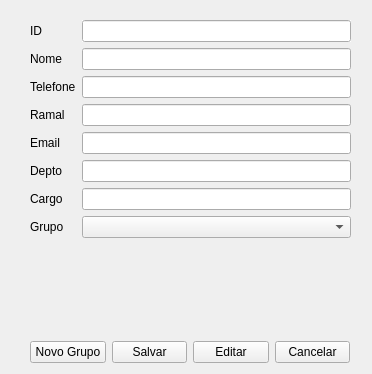
<?xml version="1.0" encoding="UTF-8"?>
<ui version="4.0">
 <class>Cadastropessoa</class>
 <widget class="QWidget" name="Cadastropessoa">
  <property name="geometry">
   <rect>
    <x>0</x>
    <y>0</y>
    <width>372</width>
    <height>374</height>
   </rect>
  </property>
  <property name="windowTitle">
   <string>Form</string>
  </property>
  <property name="autoFillBackground">
   <bool>true</bool>
  </property>
  <widget class="QWidget" name="layoutWidget">
   <property name="geometry">
    <rect>
     <x>30</x>
     <y>20</y>
     <width>321</width>
     <height>241</height>
    </rect>
   </property>
   <layout class="QFormLayout" name="formLayout">
    <item row="0" column="0">
     <widget class="QLabel" name="label">
      <property name="text">
       <string>ID</string>
      </property>
     </widget>
    </item>
    <item row="2" column="1">
     <widget class="QLineEdit" name="lineEdit_2"/>
    </item>
    <item row="4" column="1">
     <widget class="QLineEdit" name="lineEdit_3"/>
    </item>
    <item row="5" column="1">
     <widget class="QLineEdit" name="lineEdit_5"/>
    </item>
    <item row="7" column="1">
     <widget class="QLineEdit" name="lineEdit_4"/>
    </item>
    <item row="9" column="1">
     <widget class="QLineEdit" name="lineEdit_6"/>
    </item>
    <item row="10" column="1">
     <widget class="QLineEdit" name="lineEdit_7"/>
    </item>
    <item row="11" column="1">
     <widget class="QComboBox" name="comboBox"/>
    </item>
    <item row="11" column="0">
     <widget class="QLabel" name="label_7">
      <property name="text">
       <string>Grupo</string>
      </property>
     </widget>
    </item>
    <item row="10" column="0">
     <widget class="QLabel" name="label_6">
      <property name="text">
       <string>Cargo</string>
      </property>
     </widget>
    </item>
    <item row="9" column="0">
     <widget class="QLabel" name="label_4">
      <property name="text">
       <string>Depto</string>
      </property>
     </widget>
    </item>
    <item row="7" column="0">
     <widget class="QLabel" name="label_3">
      <property name="text">
       <string>Email</string>
      </property>
     </widget>
    </item>
    <item row="4" column="0">
     <widget class="QLabel" name="label_8">
      <property name="text">
       <string>Telefone</string>
      </property>
     </widget>
    </item>
    <item row="5" column="0">
     <widget class="QLabel" name="label_5">
      <property name="text">
       <string>Ramal</string>
      </property>
     </widget>
    </item>
    <item row="2" column="0">
     <widget class="QLabel" name="label_2">
      <property name="text">
       <string>Nome</string>
      </property>
     </widget>
    </item>
    <item row="0" column="1">
     <widget class="QLineEdit" name="lineEdit">
      <property name="autoFillBackground">
       <bool>true</bool>
      </property>
      <property name="readOnly">
       <bool>true</bool>
      </property>
     </widget>
    </item>
   </layout>
  </widget>
  <widget class="QWidget" name="layoutWidget">
   <property name="geometry">
    <rect>
     <x>30</x>
     <y>340</y>
     <width>320</width>
     <height>25</height>
    </rect>
   </property>
   <layout class="QHBoxLayout" name="horizontalLayout">
    <item>
     <widget class="QPushButton" name="Novo_Grupo">
      <property name="text">
       <string>Novo Grupo</string>
      </property>
     </widget>
    </item>
    <item>
     <widget class="QPushButton" name="Pessoa_Salvar">
      <property name="text">
       <string>Salvar</string>
      </property>
     </widget>
    </item>
    <item>
     <widget class="QPushButton" name="Pessoa_Editar">
      <property name="text">
       <string>Editar</string>
      </property>
     </widget>
    </item>
    <item>
     <widget class="QPushButton" name="Pessoa_Cancelar">
      <property name="text">
       <string>Cancelar</string>
      </property>
     </widget>
    </item>
   </layout>
  </widget>
 </widget>
 <resources/>
 <connections>
  <connection>
   <sender>Pessoa_Cancelar</sender>
   <signal>clicked()</signal>
   <receiver>Cadastropessoa</receiver>
   <slot>close()</slot>
   <hints>
    <hint type="sourcelabel">
     <x>249</x>
     <y>267</y>
    </hint>
    <hint type="destinationlabel">
     <x>279</x>
     <y>341</y>
    </hint>
   </hints>
  </connection>
 </connections>
</ui>
